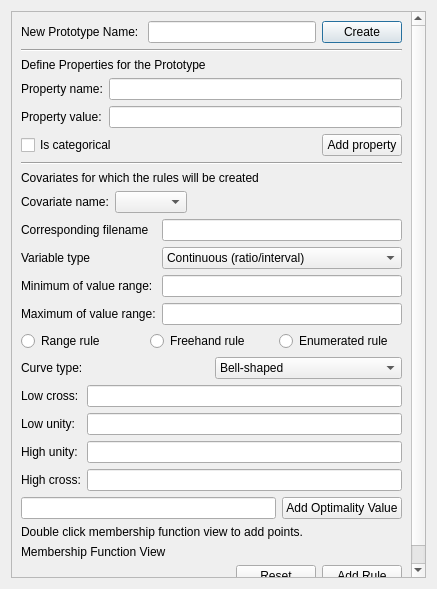
<?xml version="1.0" encoding="UTF-8"?>
<ui version="4.0">
 <class>AddPrototype_Expert</class>
 <widget class="QDialog" name="AddPrototype_Expert">
  <property name="geometry">
   <rect>
    <x>0</x>
    <y>0</y>
    <width>437</width>
    <height>589</height>
   </rect>
  </property>
  <property name="sizePolicy">
   <sizepolicy hsizetype="Preferred" vsizetype="Preferred">
    <horstretch>0</horstretch>
    <verstretch>0</verstretch>
   </sizepolicy>
  </property>
  <property name="windowTitle">
   <string>Add prototype from expert</string>
  </property>
  <layout class="QVBoxLayout" name="verticalLayout_3">
   <item>
    <widget class="QScrollArea" name="scrollArea">
     <property name="lineWidth">
      <number>0</number>
     </property>
     <property name="widgetResizable">
      <bool>true</bool>
     </property>
     <widget class="QWidget" name="scrollAreaWidgetContents">
      <property name="geometry">
       <rect>
        <x>0</x>
        <y>0</y>
        <width>400</width>
        <height>588</height>
       </rect>
      </property>
      <layout class="QVBoxLayout" name="verticalLayout">
       <item>
        <layout class="QHBoxLayout" name="horizontalLayout_2">
         <item>
          <widget class="QLabel" name="label_prototype">
           <property name="text">
            <string>New Prototype Name: </string>
           </property>
          </widget>
         </item>
         <item>
          <widget class="QLineEdit" name="lineEdit_prototype"/>
         </item>
         <item>
          <widget class="QPushButton" name="btn_create">
           <property name="text">
            <string>Create</string>
           </property>
          </widget>
         </item>
        </layout>
       </item>
       <item>
        <widget class="Line" name="line">
         <property name="orientation">
          <enum>Qt::Horizontal</enum>
         </property>
        </widget>
       </item>
       <item>
        <widget class="QLabel" name="label_add_property">
         <property name="text">
          <string>Define Properties for the Prototype</string>
         </property>
        </widget>
       </item>
       <item>
        <layout class="QFormLayout" name="formLayout_4">
         <item row="0" column="0">
          <widget class="QLabel" name="label_prop_name">
           <property name="text">
            <string>Property name:</string>
           </property>
          </widget>
         </item>
         <item row="0" column="1">
          <widget class="QLineEdit" name="lineEdit_prop_name"/>
         </item>
         <item row="1" column="0">
          <widget class="QLabel" name="label_prop_val">
           <property name="text">
            <string>Property value:</string>
           </property>
          </widget>
         </item>
         <item row="1" column="1">
          <widget class="QLineEdit" name="lineEdit_prop_val"/>
         </item>
        </layout>
       </item>
       <item>
        <layout class="QHBoxLayout" name="horizontalLayout">
         <item>
          <widget class="QCheckBox" name="checkBox_datatype_category">
           <property name="text">
            <string>Is categorical</string>
           </property>
          </widget>
         </item>
         <item>
          <spacer name="horizontalSpacer">
           <property name="orientation">
            <enum>Qt::Horizontal</enum>
           </property>
           <property name="sizeHint" stdset="0">
            <size>
             <width>40</width>
             <height>20</height>
            </size>
           </property>
          </spacer>
         </item>
         <item>
          <widget class="QPushButton" name="btn_add_prop">
           <property name="text">
            <string>Add property</string>
           </property>
          </widget>
         </item>
        </layout>
       </item>
       <item>
        <widget class="Line" name="line_2">
         <property name="orientation">
          <enum>Qt::Horizontal</enum>
         </property>
        </widget>
       </item>
       <item>
        <widget class="QLabel" name="label_add_rule">
         <property name="text">
          <string>Covariates for which the rules will be created</string>
         </property>
        </widget>
       </item>
       <item>
        <layout class="QHBoxLayout" name="horizontalLayout_8">
         <item>
          <widget class="QLabel" name="label_cov">
           <property name="text">
            <string>Covariate name:</string>
           </property>
          </widget>
         </item>
         <item>
          <widget class="QComboBox" name="comboBox_cov"/>
         </item>
         <item>
          <spacer name="horizontalSpacer_2">
           <property name="orientation">
            <enum>Qt::Horizontal</enum>
           </property>
           <property name="sizeHint" stdset="0">
            <size>
             <width>40</width>
             <height>20</height>
            </size>
           </property>
          </spacer>
         </item>
        </layout>
       </item>
       <item>
        <layout class="QFormLayout" name="formLayout">
         <item row="0" column="0">
          <widget class="QLabel" name="label">
           <property name="text">
            <string>Corresponding filename</string>
           </property>
          </widget>
         </item>
         <item row="0" column="1">
          <widget class="QLineEdit" name="lineEdit_filename"/>
         </item>
         <item row="1" column="0">
          <widget class="QLabel" name="label_2">
           <property name="text">
            <string>Variable type</string>
           </property>
          </widget>
         </item>
         <item row="1" column="1">
          <widget class="QComboBox" name="comboBox_datatype">
           <item>
            <property name="text">
             <string>Continuous (ratio/interval)</string>
            </property>
           </item>
           <item>
            <property name="text">
             <string>Categorical (nominal/ordinal)</string>
            </property>
           </item>
          </widget>
         </item>
         <item row="2" column="0">
          <widget class="QLabel" name="label_min_cov">
           <property name="text">
            <string>Minimum of value range:</string>
           </property>
          </widget>
         </item>
         <item row="2" column="1">
          <widget class="QLineEdit" name="lineEdit_min_cov"/>
         </item>
         <item row="3" column="0">
          <widget class="QLabel" name="label_max_cov">
           <property name="text">
            <string>Maximum of value range:</string>
           </property>
          </widget>
         </item>
         <item row="3" column="1">
          <widget class="QLineEdit" name="lineEdit_max_cov"/>
         </item>
        </layout>
       </item>
       <item>
        <layout class="QHBoxLayout" name="horizontalLayout_15">
         <item>
          <widget class="QRadioButton" name="radioButton_range">
           <property name="text">
            <string>Range rule</string>
           </property>
          </widget>
         </item>
         <item>
          <widget class="QRadioButton" name="radioButton_freehand">
           <property name="text">
            <string>Freehand rule</string>
           </property>
          </widget>
         </item>
         <item>
          <widget class="QRadioButton" name="radioButton_enum">
           <property name="text">
            <string>Enumerated rule</string>
           </property>
          </widget>
         </item>
        </layout>
       </item>
       <item>
        <layout class="QHBoxLayout" name="horizontalLayout_7">
         <item>
          <widget class="QLabel" name="label_curve">
           <property name="text">
            <string>Curve type:</string>
           </property>
          </widget>
         </item>
         <item>
          <widget class="QComboBox" name="comboBox_curve">
           <item>
            <property name="text">
             <string>Bell-shaped</string>
            </property>
           </item>
           <item>
            <property name="text">
             <string>S-shaped</string>
            </property>
           </item>
           <item>
            <property name="text">
             <string>Z-shaped</string>
            </property>
           </item>
          </widget>
         </item>
        </layout>
       </item>
       <item>
        <layout class="QFormLayout" name="formLayout_2">
         <item row="0" column="0">
          <widget class="QLabel" name="label_lc">
           <property name="text">
            <string>Low cross:</string>
           </property>
          </widget>
         </item>
         <item row="0" column="1">
          <widget class="QLineEdit" name="lineEdit_lc"/>
         </item>
         <item row="1" column="0">
          <widget class="QLabel" name="label_lu">
           <property name="text">
            <string>Low unity: </string>
           </property>
          </widget>
         </item>
         <item row="1" column="1">
          <widget class="QLineEdit" name="lineEdit_lu"/>
         </item>
         <item row="2" column="0">
          <widget class="QLabel" name="label_hu">
           <property name="text">
            <string>High unity:</string>
           </property>
          </widget>
         </item>
         <item row="2" column="1">
          <widget class="QLineEdit" name="lineEdit_hu"/>
         </item>
         <item row="3" column="0">
          <widget class="QLabel" name="label_hc">
           <property name="text">
            <string>High cross:</string>
           </property>
          </widget>
         </item>
         <item row="3" column="1">
          <widget class="QLineEdit" name="lineEdit_hc"/>
         </item>
        </layout>
       </item>
       <item>
        <layout class="QHBoxLayout" name="horizontalLayout_23">
         <item>
          <widget class="QLineEdit" name="lineEdit_opt_val"/>
         </item>
         <item>
          <widget class="QPushButton" name="btn_add_opt_val">
           <property name="text">
            <string>Add Optimality Value</string>
           </property>
          </widget>
         </item>
        </layout>
       </item>
       <item>
        <widget class="QLabel" name="label_freehand_hint">
         <property name="text">
          <string>Double click membership function view to add points.</string>
         </property>
        </widget>
       </item>
       <item>
        <layout class="QVBoxLayout" name="verticalLayout_2">
         <item>
          <widget class="QLabel" name="label_membership">
           <property name="text">
            <string>Membership Function View</string>
           </property>
          </widget>
         </item>
         <item>
          <layout class="QVBoxLayout" name="layout_graphicsView">
           <property name="sizeConstraint">
            <enum>QLayout::SetMaximumSize</enum>
           </property>
          </layout>
         </item>
        </layout>
       </item>
       <item>
        <layout class="QHBoxLayout" name="horizontalLayout_11">
         <item>
          <spacer name="horizontalSpacer_rule">
           <property name="orientation">
            <enum>Qt::Horizontal</enum>
           </property>
           <property name="sizeHint" stdset="0">
            <size>
             <width>40</width>
             <height>20</height>
            </size>
           </property>
          </spacer>
         </item>
         <item>
          <widget class="QPushButton" name="btn_reset">
           <property name="text">
            <string>Reset</string>
           </property>
          </widget>
         </item>
         <item>
          <widget class="QPushButton" name="btn_add_rule">
           <property name="text">
            <string>Add Rule</string>
           </property>
          </widget>
         </item>
        </layout>
       </item>
       <item>
        <spacer name="verticalSpacer">
         <property name="orientation">
          <enum>Qt::Vertical</enum>
         </property>
         <property name="sizeHint" stdset="0">
          <size>
           <width>20</width>
           <height>40</height>
          </size>
         </property>
        </spacer>
       </item>
      </layout>
     </widget>
    </widget>
   </item>
  </layout>
 </widget>
 <resources/>
 <connections/>
</ui>
